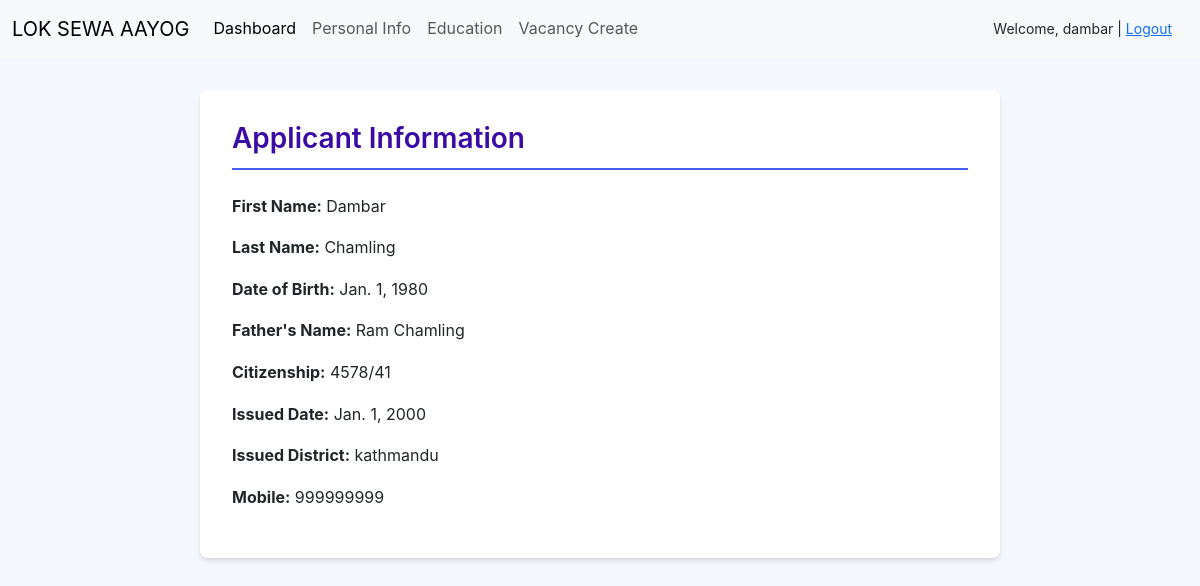
The page /personalinfo-detail/12/ (signed in) on the database its author committed.
### vacancyapp/models.py (models this page shows, shortened)
class ApplicantInfo(models.Model):
    user = models.OneToOneField(User, on_delete=models.CASCADE)
    first_name = models.CharField(max_length=100)
    last_name = models.CharField(max_length=50)
    dob = models.DateField(null=True, blank=True)
    father_name = models.CharField(max_length=100)
    citizenship = models.CharField(max_length=50)
    issued_date = models.DateField(blank=True, null=True)
    issued_district = models.CharField(max_length=50, blank=True)
    mobile = models.CharField(max_length=15, unique=True)
    profile_pic = models.ImageField(upload_to='profile_pics/', blank=True, null=True)
    upload_citizenship = models.FileField(
        upload_to=user_directory_path,
        validators=[validate_file_extension],
        help_text="(pdf or jpg)"
    )

### vacancyapp/views.py (the view)
# urls.py: path('personalinfo-detail/<int:pk>/', PersonalInfoDetailView.as_view(), name='detail_personalinfo'),
class PersonalInfoDetailView(LoginRequiredMixin, DetailView):
    model = ApplicantInfo
    template_name = 'applicant/personalinfo_detail.html'  # Create this template
    context_object_name = 'applicant'
    def get_context_data(self, **kwargs):
        context = super().get_context_data(**kwargs)
        application = ApplicantInfo.objects.filter(user = self.request.user).first()
        if application:
            vacancy_infos = (
                application.vacancy_infos.all()
                if hasattr(application, 'vacancy_infos')
                else application.vacancy_info_set.all()
            )
            context['is_approved'] = vacancy_infos.filter(is_approved=True).exists()
        else:
            context['is_approved'] = False
        return context

### templates/applicant/personalinfo_detail.html (shortened to what this page needs)
{% extends 'applicant/applicant_base.html' %}
{% load static %}
{% block css %} <link rel="stylesheet" href="{% static 'css/personalinfo_detail.css' %}"> {% endblock css %}
{% block body %}
   <div class="container">
    <h2>Applicant Information</h2>
        <p><strong>First Name:</strong> {{ applicant.first_name }}</p>
        <p><strong>Last Name:</strong> {{ applicant.last_name }}</p>
        <p><strong>Date of Birth:</strong> {{ applicant.dob }}</p>
        <p><strong>Father's Name:</strong> {{ applicant.father_name }}</p>
        <p><strong>Citizenship:</strong> {{ applicant.citizenship }}</p>
        <p><strong>Issued Date:</strong> {{ applicant.issued_date }}</p>
        <p><strong>Issued District:</strong> {{ applicant.issued_district }}</p>
        <p><strong>Mobile:</strong> {{ applicant.mobile }}</p>
{% endblock body %}

### templates/applicant/applicant_base.html (shortened to what this page needs)
<!doctype html>
<html lang="en">
  <head>
    <link href="https://cdn.jsdelivr.net/npm/bootstrap@5.3.3/dist/css/bootstrap.min.css" rel="stylesheet">
    {% block css %}     {% endblock css %}
  </head>
  <body>
    <nav class="navbar navbar-expand-lg bg-light">
        <div class="container-fluid">
          <a class="navbar-brand" href="#">LOK SEWA AAYOG</a>
          <div class="collapse navbar-collapse" id="navbarSupportedContent">
            <ul class="navbar-nav me-auto mb-2 mb-lg-0 justify-content-center">
              <li class="nav-item">
                <a class="nav-link active" aria-current="page" href="{% url 'applicant_dashboard' %}">Dashboard</a>
              </li>
              <li class="nav-item">
                <a class="nav-link" href="{% url 'personal_info' %}">Personal Info</a>
              </li>
              <li class="nav-item">
                <a class="nav-link" href="{% url 'education_info' %}">Education</a>
              </li>
             {% if not has_applied|default:False %}
                <li class="nav-item">
                  <a class="nav-link" href="{% url 'vacancy_create' %}">Vacancy Create</a>
                </li>
             {% else %}
                <li class="nav-item">
                  <a class="nav-link" href="{% url 'vacancy_list' %}">Vacancy List</a>
                </li>
             {% endif %}
            </ul>
            <div class="d-flex align-items-center">
              <small class="me-3">Welcome, {{ user.username }} | <a href="{% url 'logout' %}">Logout</a></small>
            </div>
          </div>
        </div>
      </nav>
      {% block body %}{% endblock body %}
  </body>
</html>

### static/css/personalinfo_detail.css (style rules this page uses)
:root { --primary: #4361ee; --primary-dark: #3a0ca3; --secondary: #f72585; --success: #4cc9f0; --light: #f8f9fa; --dark: #212529; --gray: #6c757d; --border-radius: 0.5rem; --shadow: 0 4px 6px -1px rgba(0, 0, 0, 0.1), 0 2px 4px -1px rgba(0, 0, 0, 0.06); --transition: all 0.3s ease; }
body { font-family: 'Inter', system-ui, -apple-system, sans-serif; line-height: 1.6; color: var(--dark); background-color: #f5f7ff; }
.container { max-width: 800px; margin: 2rem auto; padding: 2rem; background: white; border-radius: var(--border-radius); box-shadow: var(--shadow); }
h2 { color: var(--primary-dark); margin-bottom: 1.5rem; padding-bottom: 0.75rem; border-bottom: 2px solid var(--primary); font-size: 1.75rem; font-weight: 600; }

### rows shown on the page
ApplicantInfo: first_name "Dambar", last_name "Chamling", dob "Jan. 1, 1980", father_name "Ram Chamling", citizenship "4578/41", issued_date "Jan. 1, 2000", issued_district "kathmandu", mobile "999999999"

### other values the page prints
{{ user.username }} "dambar"
